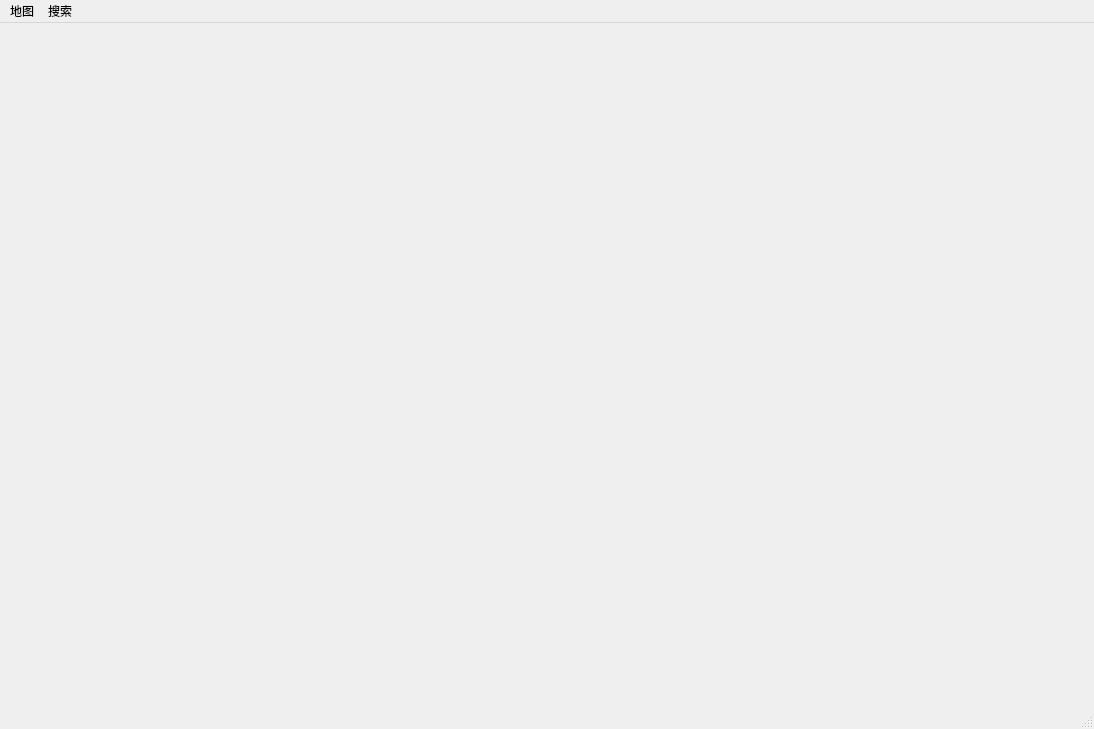
<?xml version="1.0" encoding="UTF-8"?>
<ui version="4.0">
 <class>MainWindow</class>
 <widget class="QMainWindow" name="MainWindow">
  <property name="geometry">
   <rect>
    <x>0</x>
    <y>0</y>
    <width>1094</width>
    <height>729</height>
   </rect>
  </property>
  <property name="windowTitle">
   <string>MainWindow</string>
  </property>
  <widget class="QWidget" name="centralwidget"/>
  <widget class="QMenuBar" name="menubar">
   <property name="geometry">
    <rect>
     <x>0</x>
     <y>0</y>
     <width>1094</width>
     <height>25</height>
    </rect>
   </property>
   <widget class="QMenu" name="Map_Making">
    <property name="title">
     <string>地图</string>
    </property>
    <addaction name="emptyMap"/>
    <addaction name="MainRoadBendMap"/>
    <addaction name="setSize"/>
   </widget>
   <widget class="QMenu" name="menusearch">
    <property name="title">
     <string>搜索</string>
    </property>
    <addaction name="dfs"/>
    <addaction name="bfs"/>
    <addaction name="aStar"/>
   </widget>
   <addaction name="Map_Making"/>
   <addaction name="menusearch"/>
  </widget>
  <widget class="QStatusBar" name="statusbar"/>
  <action name="emptyMap">
   <property name="text">
    <string>空图</string>
   </property>
  </action>
  <action name="dfs">
   <property name="text">
    <string>Dfs</string>
   </property>
  </action>
  <action name="bfs">
   <property name="text">
    <string>Bfs</string>
   </property>
  </action>
  <action name="MainRoadBendMap">
   <property name="text">
    <string>随机生成地图</string>
   </property>
  </action>
  <action name="setSize">
   <property name="text">
    <string>设置大小</string>
   </property>
  </action>
  <action name="aStar">
   <property name="text">
    <string>A-star</string>
   </property>
  </action>
 </widget>
 <resources/>
 <connections/>
</ui>
